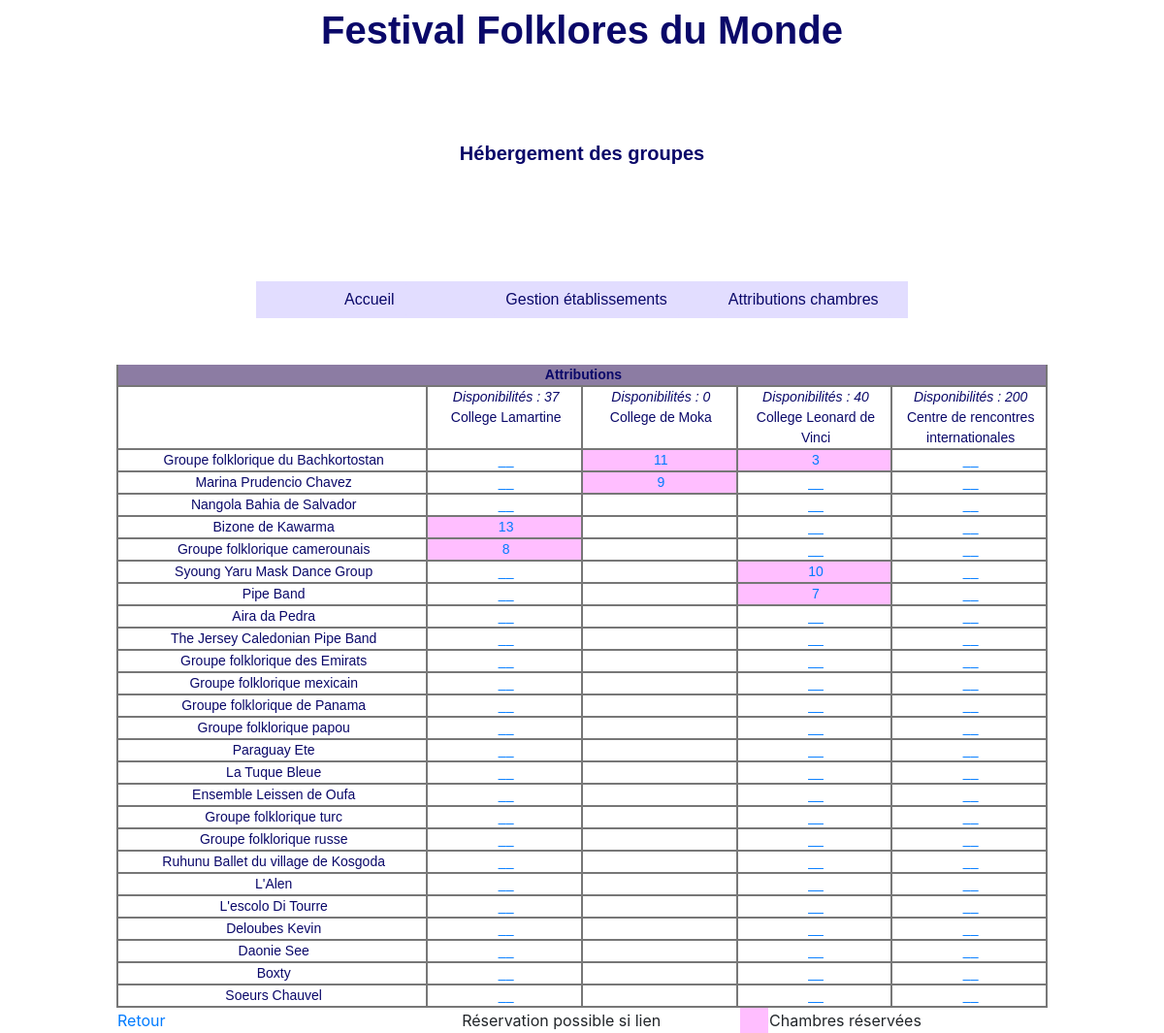
Page /modificationAttributions.php on the committed database.
### tables this page shows
create table Etablissement 
(
id char(8) not null, 
nom varchar(45) not null,
adresseRue varchar(45) not null, 
codePostal char(5) not null, 
ville varchar(35) not null,
tel varchar(13) not null,
adresseElectronique varchar(70),
type tinyint not null,
civiliteResponsable varchar(12) not null,
nomResponsable varchar(25) not null,
prenomResponsable varchar(25),
nombreChambresOffertes integer,
infoP varchar(200),
constraint pk_Etablissement primary key(id)
);

create table Groupe
(id char(4) not null, 
nom varchar(40) not null, 
identiteResponsable varchar(40) default null,
adressePostale varchar(120) default null,
nombrePersonnes integer not null, 
nomPays varchar(40) not null, 
hebergement char(1) not null,
constraint pk_Groupe primary key(id));

create table Attribution
(idEtab char(8) not null, 
idGroupe char(4) not null, 
nombreChambres integer not null,
constraint pk_Attribution primary key(idEtab, idGroupe), 
constraint fk1_Attribution foreign key(idEtab) references Etablissement(id),
constraint fk2_Attribution foreign key(idGroupe) references Groupe(id));

### _gestionBase.inc.php (called while the page is built, shortened)
<?php
function obtenirReqEtablissementsOffrantChambres()
{
   $req="select id, nom, nombreChambresOffertes from Etablissement where
         nombreChambresOffertes!=0 order by id";
   return $req;
}
function obtenirNbEtabOffrantChambres($connexion)
{
   $req="select count(*) as nombreEtabOffrantChambres from Etablissement where
         nombreChambresOffertes!=0";
   $rsEtabOffrantChambres=$connexion->query($req);
   $lgEtabOffrantChambres=$rsEtabOffrantChambres->fetch(PDO::FETCH_ASSOC);
   return $lgEtabOffrantChambres["nombreEtabOffrantChambres"];
}
function obtenirReqIdNomGroupesAHeberger()
{
   $req="select id, nom from Groupe where hebergement='O' order by id";
   return $req;
}
function obtenirNbOccup($connexion, $idEtab)
{
   $req="select IFNULL(sum(nombreChambres), 0) as totalChambresOccup from
        Attribution where idEtab='$idEtab'";
   $rsOccup=$connexion->query($req);
   $lgOccup=$rsOccup->fetch(PDO::FETCH_ASSOC);
   return $lgOccup["totalChambresOccup"];
}
function obtenirNbOccupGroupe($connexion, $idEtab, $idGroupe)
{
   $req="select nombreChambres From Attribution where idEtab='$idEtab'
        and idGroupe='$idGroupe'";
   $rsAttribGroupe=$connexion->query($req);
   if ($lgAttribGroupe=$rsAttribGroupe->fetch(PDO::FETCH_ASSOC))
      return $lgAttribGroupe["nombreChambres"];
   else
      return 0;
}
?>

### modificationAttributions.php (the view, shortened to what this page needs)
<!DOCTYPE html>
<html lang="fr">
<head>
<link href=css/cssGeneral.css rel="stylesheet" type="text/css">
<link rel="stylesheet" type="text/css" href="bootstrap4/bootstrap.min.css">
<link rel="stylesheet" href="https://stackpath.bootstrapcdn.com/bootstrap/4.3.1/css/bootstrap.min.css">
</head>
<body>
   <div class="basePage">
      <table id="table_basePage">
         <tr>
            <td class="titre">Festival Folklores du Monde<br><br>
            <span class="texteNiveau2">Hébergement des groupes</span><br><br>
            </td>
         </tr>
      </table>
   </div>
   <br><br>
   <?php include 'header.php';?>
<br><br>
<?php
include("_gestionBase.inc.php");
$connexion=connect();
$nbEtabOffrantChambres=obtenirNbEtabOffrantChambres($connexion);
$nb=$nbEtabOffrantChambres+1;
$pourcCol=50/$nbEtabOffrantChambres;
echo "
<table width='80%' cellspacing='0' cellpadding='0' align='center'
class='tabQuadrille'>";
   echo "
   <tr class='enTeteTabQuad'>
      <td colspan=$nb><strong>Attributions</strong></td>
   </tr>";
   echo "
   <tr class='ligneTabQuad'>
      <td>&nbsp;</td>";
   $req=obtenirReqEtablissementsOffrantChambres();
   $rsEtab=$connexion->query($req);
   $lgEtab=$rsEtab->fetch(PDO::FETCH_ASSOC);
   while ($lgEtab!=FALSE)
   {
      $idEtab=$lgEtab["id"];
      $nom=$lgEtab["nom"];
      $nbOffre=$lgEtab["nombreChambresOffertes"];
      $nbOccup=obtenirNbOccup($connexion, $idEtab);
      $nbChLib = $nbOffre - $nbOccup;
      echo "
      <td valign='top' width='$pourcCol%'><i>Disponibilités : $nbChLib </i> <br>
      $nom </td>";
      $lgEtab=$rsEtab->fetch(PDO::FETCH_ASSOC);
   }
   echo "
   </tr>";
   $req=obtenirReqIdNomGroupesAHeberger();
   $rsGroupe=$connexion->query($req);
   $lgGroupe=$rsGroupe->fetch(PDO::FETCH_ASSOC);
   while ($lgGroupe!=FALSE)
   {
      $idGroupe=$lgGroupe['id'];
      $nom=$lgGroupe['nom'];
      echo "
      <tr class='ligneTabQuad'>
         <td width='25%'>$nom</td>";
      $req=obtenirReqEtablissementsOffrantChambres();
      $rsEtab=$connexion->query($req);
      $lgEtab=$rsEtab->fetch(PDO::FETCH_ASSOC);
      while ($lgEtab!=FALSE)
      {
         $idEtab=$lgEtab["id"];
         $nbOffre=$lgEtab["nombreChambresOffertes"];
         $nbOccup=obtenirNbOccup($connexion, $idEtab);
         $nbChLib = $nbOffre - $nbOccup;
         $nbOccupGroupe=obtenirNbOccupGroupe($connexion, $idEtab, $idGroupe);
         if ($nbOccupGroupe!=0)
         {
            $nbMax = $nbChLib + $nbOccupGroupe;
            echo "
            <td class='reserve'>
            <a href='donnerNbChambres.php?idEtab=$idEtab&amp;idGroupe=$idGroupe&amp;nbChambres=$nbMax'>
            $nbOccupGroupe</a></td>";
         }
         else
         {
            if ($nbChLib != 0)
            {
               echo "
               <td class='reserveSiLien'>
               <a href='donnerNbChambres.php?idEtab=$idEtab&amp;idGroupe=$idGroupe&amp;nbChambres=$nbChLib'>
               __</a></td>";
            }
            else
            {
               echo "<td class='reserveSiLien'>&nbsp;</td>";
            }
         }
         $lgEtab=$rsEtab->fetch(PDO::FETCH_ASSOC);
      }
      $lgGroupe=$rsGroupe->fetch(PDO::FETCH_ASSOC);
   }
echo "
</table>";
echo "
<table align='center' width='80%'>
   <tr>
      <td width='34%' align='left'><a href='consultationAttributions.php'>Retour</a>
      </td>
      <td class='reserveSiLien'>&nbsp;</td>
      <td width='30%' align='left'>Réservation possible si lien</td>
      <td class='reserve'>&nbsp;</td>
      <td width='30%' align='left'>Chambres réservées</td>
   </tr>
</table>";
?>

### css/cssGeneral.css (style rules this page uses)
a { text-decoration: none; }
.basePage { font-family: 'Montserrat', sans-serif; font-size: 15px; font-weight: 600; }
#table_basePage { width:100%; padding:0; border-spacing:0; }
.titre { color:#0a0869; font-family: 'Montserrat', sans-serif; font-size: 40px; font-weight: 600; text-align:center; }
.texteNiveau2 { font-family: 'Montserrat', sans-serif; font-size: 20px; font-weight: 600; color: #0a0869 ; }
table.tabQuadrille td { border-bottom:2px solid #777777; border-right:2px solid #777777; border-left:2px solid #777777; border-top:2px #777777; padding-left:3px; }
tr.enTeteTabQuad { background-color: #8c7ca3; height:21px; text-align:center; font-family: 'Montserrat', sans-serif; font-size: 14px; font-weight: 600; color: #0a0869; }
tr.ligneTabQuad { background-color:#FFFFFF; text-align:center; font-family: 'Montserrat', sans-serif; font-size: 14px; font-weight: 400; color: #0a0869; }
td.reserveSiLien { background-color:#FFFFFF; color:black; }
td.reserve { background-color:#FFBEFF; color:black; }
* { box-sizing: border-box; }

### rows in the picture
etablissement: $pourcCol 12.5 (drawn), nbChLib "37", nom "College Lamartine", id.nombreChambres "13", id.nombreChambres "8"
etablissement: $pourcCol 12.5 (drawn), nbChLib "0", nom "College de Moka", id.nombreChambres "11", id.nombreChambres "9"
etablissement: $pourcCol 12.5 (drawn), nbChLib "40", nom "College Leonard de Vinci", id.nombreChambres "3", id.nombreChambres "10", id.nombreChambres "7"
etablissement: $pourcCol 12.5 (drawn), nombreChambresOffertes "200", nom "Centre de rencontres internationales"
groupe: nom "Groupe folklorique du Bachkortostan"
groupe: nom "Marina Prudencio Chavez"
groupe: nom "Nangola Bahia de Salvador"
groupe: nom "Bizone de Kawarma"
groupe: nom "Groupe folklorique camerounais"
groupe: nom "Syoung Yaru Mask Dance Group"
groupe: nom "Pipe Band"
groupe: nom "Aira da Pedra"
groupe: nom "The Jersey Caledonian Pipe Band"
groupe: nom "Groupe folklorique des Emirats"
groupe: nom "Groupe folklorique mexicain"
groupe: nom "Groupe folklorique de Panama"
groupe: nom "Groupe folklorique papou"
groupe: nom "Paraguay Ete"
groupe: nom "La Tuque Bleue"
groupe: nom "Ensemble Leissen de Oufa"
groupe: nom "Groupe folklorique turc"
groupe: nom "Groupe folklorique russe"
groupe: nom "Ruhunu Ballet du village de Kosgoda"
groupe: nom "L'Alen"
groupe: nom "L'escolo Di Tourre"
groupe: nom "Deloubes Kevin"
groupe: nom "Daonie See"
groupe: nom "Boxty"
groupe: nom "Soeurs Chauvel"
